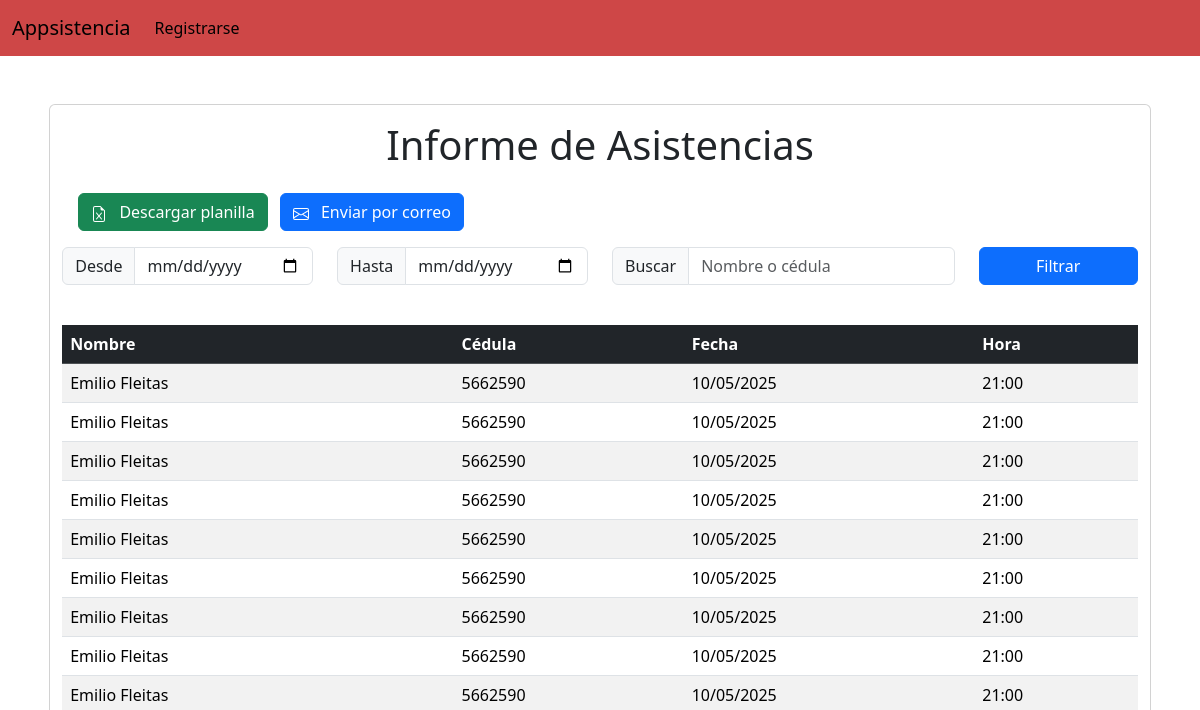
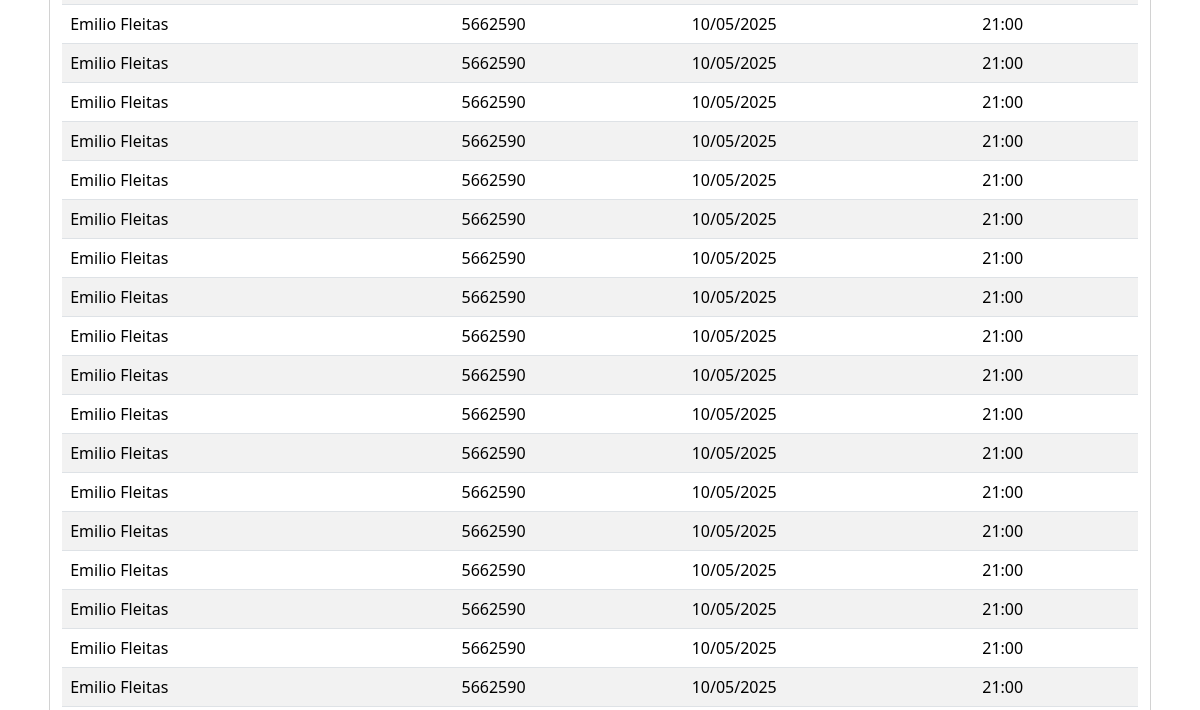
The app's page /attendance_report (upper part), older data (2 pictures, top to bottom).
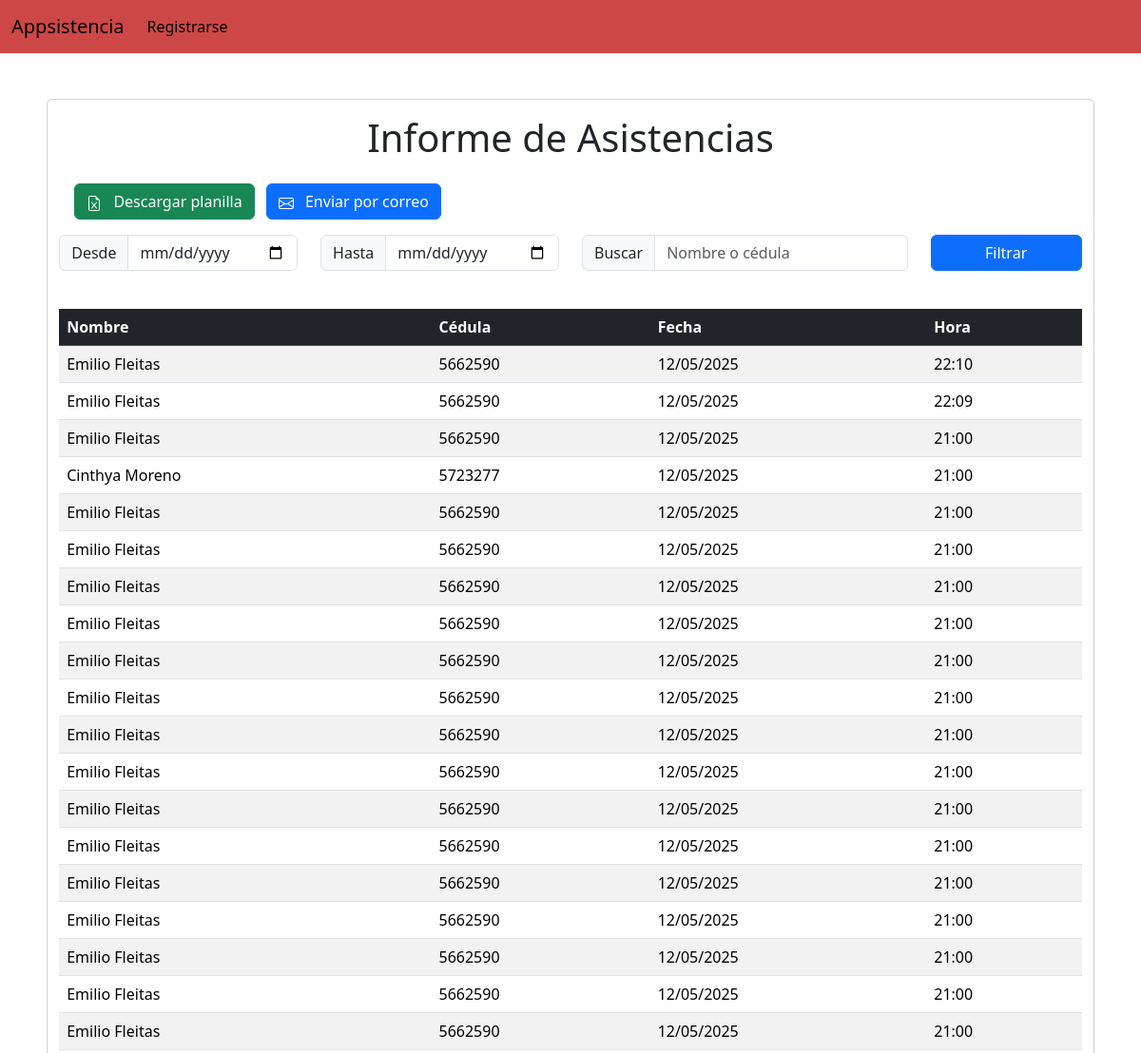
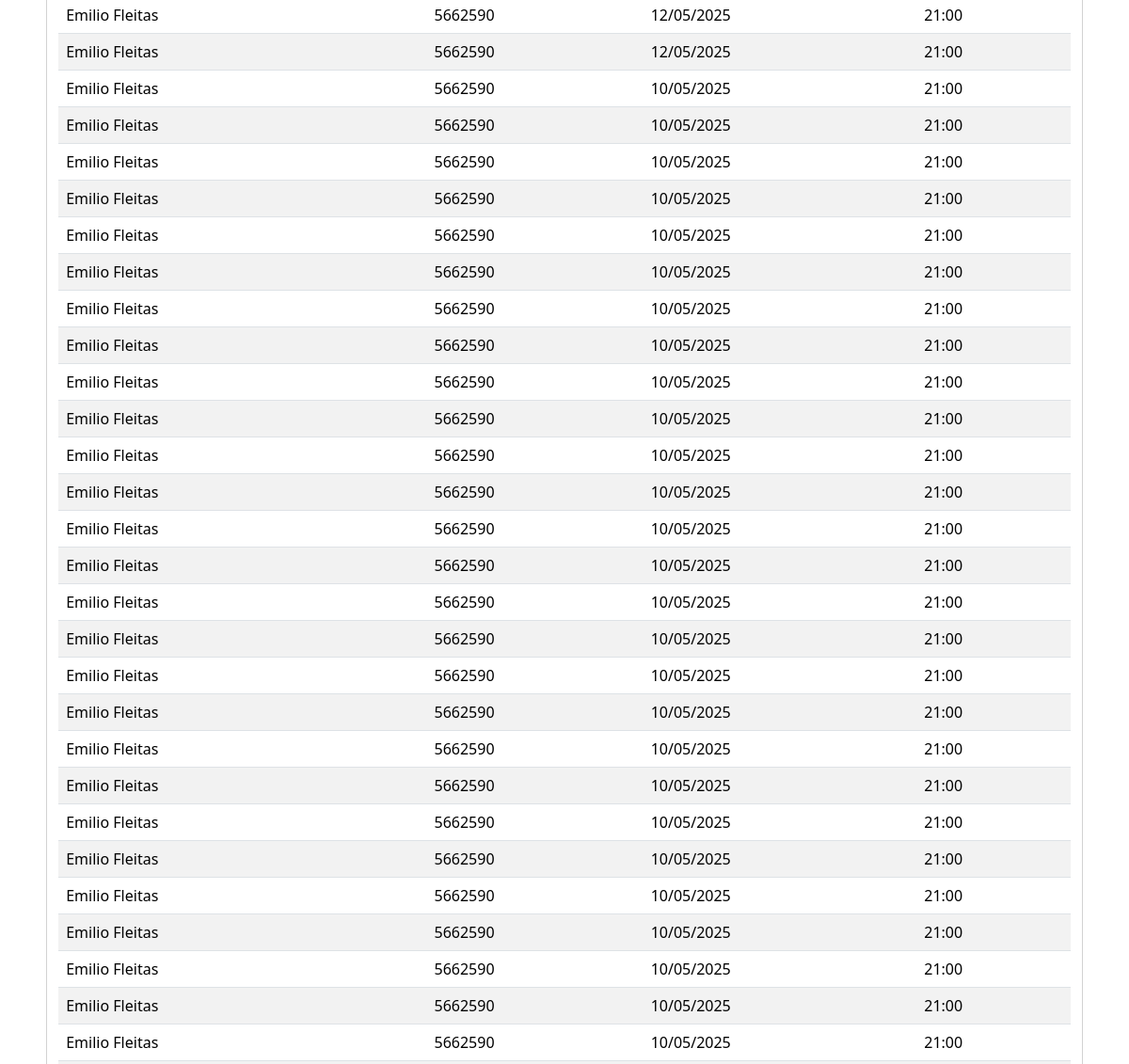
The same page, newer data (2 pictures, top to bottom).
### at_system/models.py (models this page shows)
class Students(models.Model):
    firstname = models.CharField(max_length=50)
    lastname = models.CharField(max_length=50)
    doc_ci = models.DecimalField(max_digits=15, decimal_places=0)
    date_register = models.DateField(auto_now_add=True)
    date_modification = models.DateField(auto_now_add=True)
    date_birthdate = models.DateField(verbose_name="fecha_nacimiento", null=False, blank=False)
    agg = models.ForeignKey(User, on_delete=models.CASCADE)

class Attendance(models.Model):
    doc_ci = models.ForeignKey(Students, on_delete=models.CASCADE, null=True, related_name='ci_student')
    date_attendance = models.DateTimeField(auto_now_add=True)

### at_system/views.py (the view, shortened to what this page needs)
# urls.py: path('attendance_report',views.attendance_report, name="attendance_report"),
def attendance_report(request):
    date_start = request.POST.get("date_start")
    date_end = request.POST.get("date_end")
    query_spec = request.POST.get("query_spec")
    filters = Q()
    if date_start and date_end:
        date_start = datetime.strptime(date_start, "%Y-%m-%d")
        date_end = datetime.strptime(date_end, "%Y-%m-%d") + timedelta(days=1) - timedelta(seconds=1)
        print(f"Filtrando por fechas: {date_start} - {date_end}")
        filters &= Q(date_attendance__range=[date_start, date_end])
    attendance_full = Attendance.objects.filter(filters).order_by('-date_attendance')
    data = [
        {
            'ci': att.doc_ci.doc_ci,
            'student_firstname': att.doc_ci.firstname,
            'student_lastname': att.doc_ci.lastname,
            'date_attendance': att.date_attendance,
        }
        for att in attendance_full
    ]
    return render(request, "attendance_reportUI.html", {'data': data})

### templates/attendance_reportUI.html (shortened to what this page needs)
{% extends "base.html" %}
{% block content %}
<div class="row g-10 mt-5">
    <div class="card mx-auto my-auto" style="width: 90%;">
        <div class="card-body">
            <h1 class="text-center mb-4">Informe de Asistencias</h1>
            <button type="button" class="btn btn-success me-2">
                <a href="{% url 'download_attendance_report' %}" class="text-white text-decoration-none">
                    Descargar planilla
                </a>
            </button>
                <button type="button" class="btn btn-primary">
                    Enviar por correo
                </button>
            </div>
            <form class="mb-3" action="{% url 'attendance_report' %}" method="POST">
            <div class="row mb-4">
                <div class="col-md-3">
                    <div class="input-group">
                        <span class="input-group-text">Desde</span>
                        <input type="date" class="form-control" name="date_start">
                    </div>
                </div>
                <div class="col-md-3">
                    <div class="input-group">
                        <span class="input-group-text">Hasta</span>
                        <input type="date" class="form-control" name="date_end">
                    </div>
                </div>
                <div class="col-md-4">
                    <div class="input-group">
                        <span class="input-group-text">Buscar</span>
                        <input type="text" class="form-control" placeholder="Nombre o cédula", name="query_spec">
                    </div>
                </div>
                <div class="col-md-2">
                    <button type="submit" class="btn btn-primary text-white w-100">Filtrar</button>
                </div>
            </div>
        </form>
            <div class="table-responsive">
                <table class="table table-striped table-hover">
                    <thead class="table-dark">
                        <tr>
                            <th>Nombre</th>
                            <th>Cédula</th>
                            <th>Fecha</th>
                            <th>Hora</th>
                        </tr>
                    </thead>
                    <tbody>
                        {% for record in data %}
                        <tr>
                            <td>{{ record.student_firstname }} {{ record.student_lastname }}</td>
                            <td>{{ record.ci }}</td>
                            <td>{{ record.date_attendance|date:"d/m/Y" }}</td>
                            <td>{{ record.date_attendance|date:"H:i" }}</td>
                        </tr>
                        {% endfor %}
                    </tbody>
                </table>
            </div>
        </div>
    </div>
{% endblock %}

Row changes from the older to the newer data that the page shows:
added Attendance: date_attendance "12/05/2025", date_attendance "22:10"
added Attendance: date_attendance "12/05/2025", date_attendance "22:09"
added Attendance: date_attendance "12/05/2025", date_attendance "21:00"
now on this page (row edited): Students: student_firstname "Cinthya", student_lastname "Moreno", ci "5723277"
added Attendance: date_attendance "12/05/2025", date_attendance "21:00"
added Attendance: date_attendance "12/05/2025", date_attendance "21:00"
added Attendance: date_attendance "12/05/2025", date_attendance "21:00"
added Attendance: date_attendance "12/05/2025", date_attendance "21:00"
added Attendance: date_attendance "12/05/2025", date_attendance "21:00"
added Attendance: date_attendance "12/05/2025", date_attendance "21:00"
added Attendance: date_attendance "12/05/2025", date_attendance "21:00"
added Attendance: date_attendance "12/05/2025", date_attendance "21:00"
added Attendance: date_attendance "12/05/2025", date_attendance "21:00"
added Attendance: date_attendance "12/05/2025", date_attendance "21:00"
added Attendance: date_attendance "12/05/2025", date_attendance "21:00"
added Attendance: date_attendance "12/05/2025", date_attendance "21:00"
added Attendance: date_attendance "12/05/2025", date_attendance "21:00"
added Attendance: date_attendance "12/05/2025", date_attendance "21:00"
added Attendance: date_attendance "12/05/2025", date_attendance "21:00"
added Attendance: date_attendance "12/05/2025", date_attendance "21:00"
added Attendance: date_attendance "12/05/2025", date_attendance "21:00"
added Attendance: date_attendance "12/05/2025", date_attendance "21:00"
Text that changed along with them:
new list line: "Emilio Fleitas 5662590"
